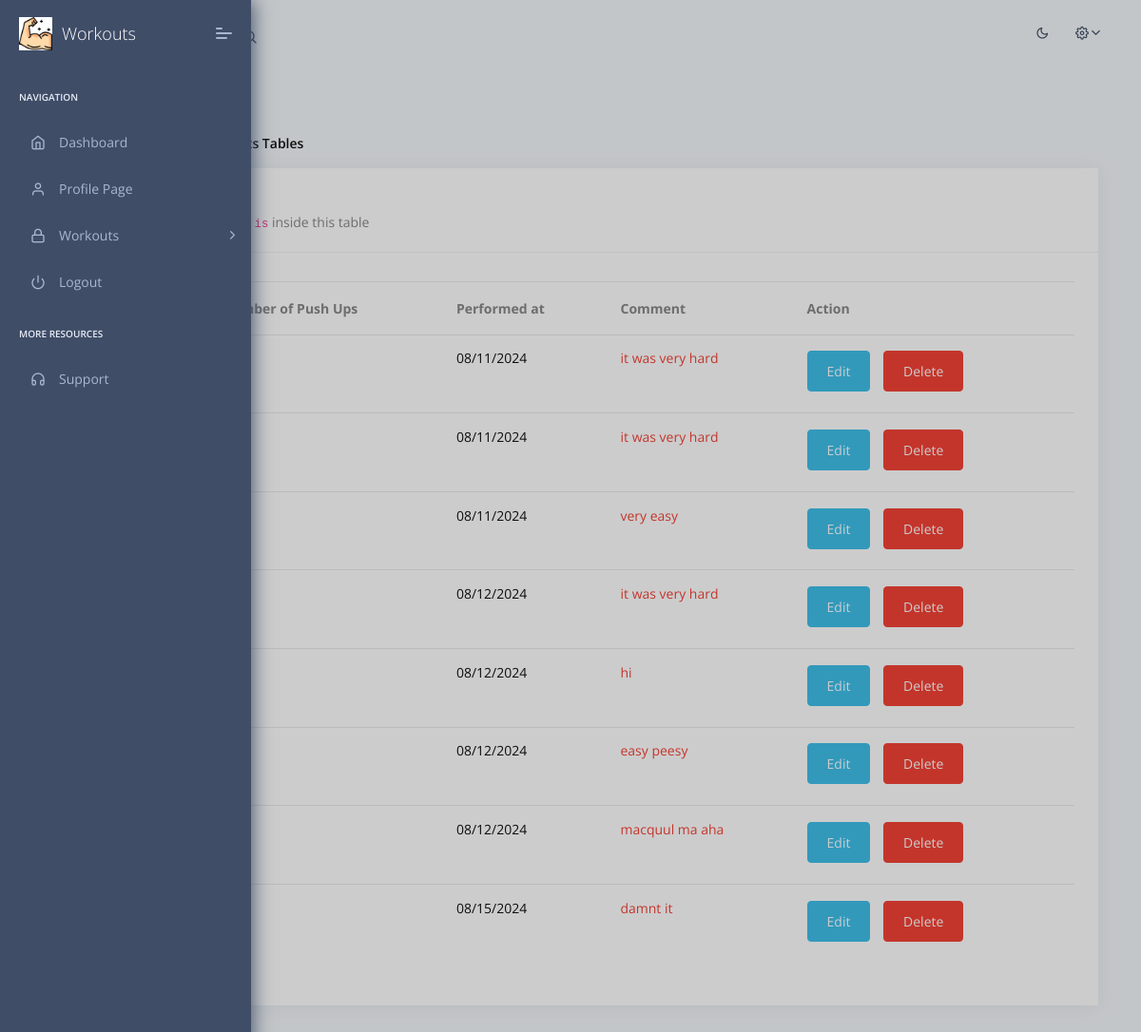
Page /all (signed in) on the committed database.
### push_ups_logger/models.py (models this page shows)
class Workout(db.Model):
    id = db.Column(db.Integer, primary_key=True)
    pushups = db.Column(db.Integer, nullable=False)
    date_posted = db.Column(db.DateTime, nullable=False, default=datetime.utcnow)
    comment = db.Column(db.Text, nullable=False)
    user_id = db.Column(db.Integer, db.ForeignKey('user.id'), nullable=False)

### push_ups_logger/main.py (the view)
@main.route('/all')
@login_required
def workouts():
    user = User.query.filter_by(email=current_user.email).first_or_404()
    workouts = user.workouts
    return render_template('home/all.html', workouts=workouts, user=user)

### push_ups_logger/templates/home/all.html (shortened to what this page needs)
{% extends "layouts/base.html" %}
{% block stylesheets %}
<link rel="stylesheet" href="//cdn.datatables.net/2.1.3/css/dataTables.dataTables.min.css">
{% endblock stylesheets %}
{% block content %}
<section class="pcoded-main-container">
  <div class="pcoded-wrapper">
      <div class="pcoded-content">
          <div class="pcoded-inner-content">
              <div class="page-header">
                  <div class="page-block">
                      <div class="row align-items-center">
                          <div class="col-md-12">
                              <div class="page-header-title">
                                  <h5 class="m-b-10">All your  workouts </h5>
                              </div>
                              <ul class="breadcrumb">
                                  <li class="breadcrumb-item"><a href="/"></a></li>
                                  <li class="breadcrumb-item"><a href="#!">Tables</a></li>
                                  <li class="breadcrumb-item"><a href="javascript:">workouts Tables</a></li>
                              </ul>
                          </div>
                      </div>
                  </div>
              </div>
              <div class="col-xl-12">
                <div class="card">
                    <div class="card-header">
                        <h5>All  Workouts</h5>
                        <span class="d-block m-t-5">All your workouts  <code>is</code> inside this table</span>
                    </div>
                    <div class="card-block table-border-style">
                        <div class="table-responsive">
                            <table class="table" id="myTable">
                                <thead>
                                    <tr>
                                      <th>No. </th>
                                      <th>Number of Push Ups</th>
                                      <th>Performed at</th>
                                      <th>Comment</th>
                                      <th>Action</th>
                                    </tr>
                                </thead>
                                <tbody>
                                  {% for workout in workouts %}
                                  <tr>
                                    <td>
                                      <h6 class="m-0"> {{ loop.index }}</h6>
                                    </td>
                                    <td>
                                      <h6 class="m-0">{{ workout.pushups }}</h6>
                                    </td>
                                    <td>
                                      <h6 class="m-0">{{ workout.date_posted.strftime('%m/%d/%Y') }}</h6>
                                    </td>
                                    <td>
                                      <h6 class="m-0 text-c-red">{{ workout.comment }}</h6>
                                    </td>
                                    <td>
                                      <h6 class="m-0 text-c-red">
                                        <a href="{{ url_for('main.update_workout', workout_id=workout.id)}}" class="btn btn-info"
                                          role="button">Edit</a>
                                        <a href="{{ url_for('main.delete_workout', workout_id=workout.id)}}" class="btn btn-danger"
                                          role="button">Delete</a>
                                      </h6>
                                    </td>
                                  </tr>
                                    {% endfor %}
                                </tbody>
                            </table>
                        </div>
                    </div>
                </div>
              </div></div></div></div></section>
{% endblock %}

### rows in the picture
Workout: date_posted "08/11/2024", comment "it was very hard"
Workout: date_posted "08/11/2024", comment "it was very hard"
Workout: date_posted "08/11/2024", comment "very easy"
Workout: date_posted "08/12/2024", comment "it was very hard"
Workout: date_posted "08/12/2024", comment "hi"
Workout: date_posted "08/12/2024", comment "easy peesy"
Workout: date_posted "08/12/2024", comment "macquul ma aha"
Workout: date_posted "08/15/2024", comment "damnt it"
